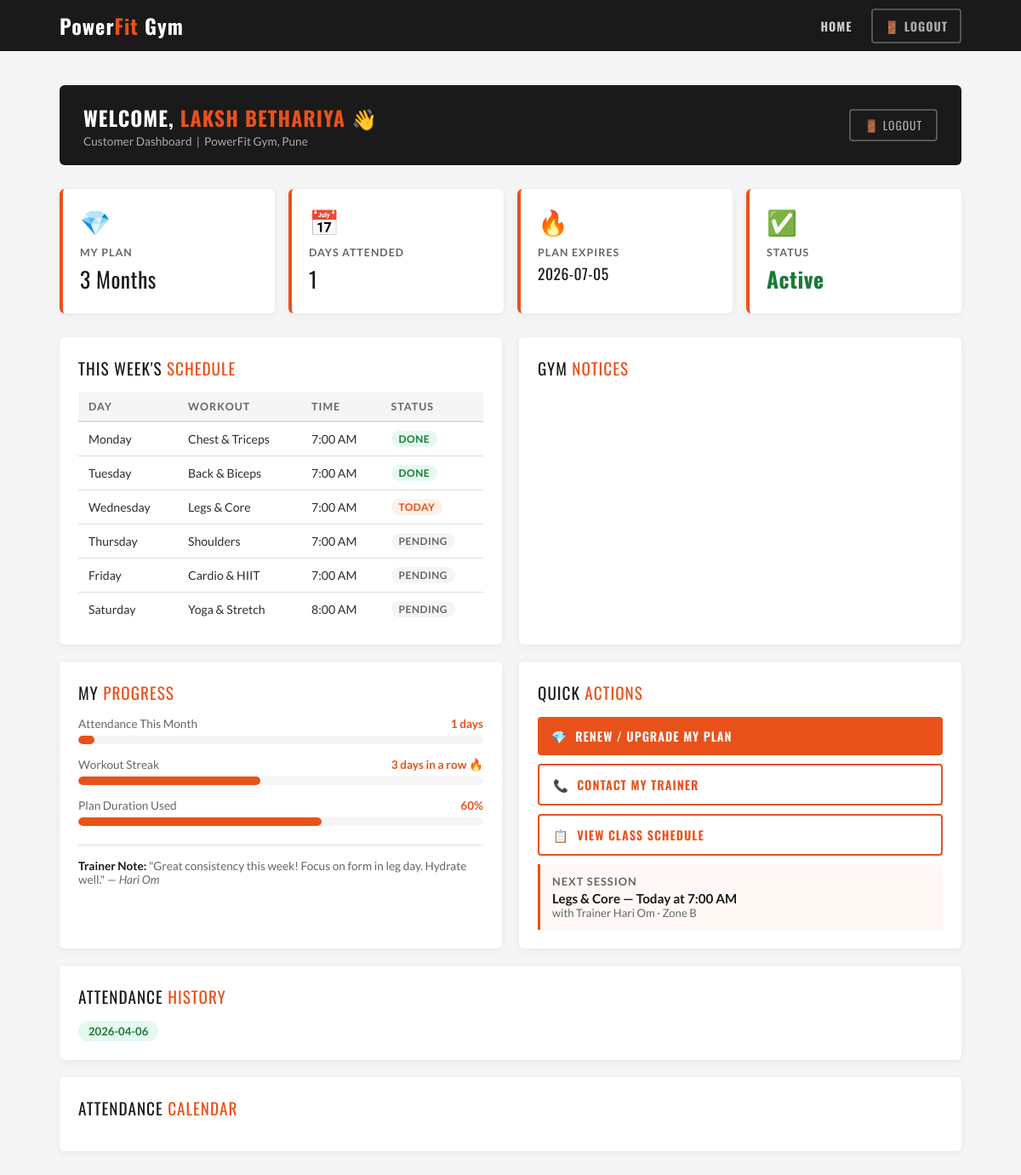
/dashboard (signed in), run on the app's committed database.
### tables this page shows
CREATE TABLE members(
        id INTEGER PRIMARY KEY AUTOINCREMENT,
        name TEXT,
        age INTEGER,
        plan TEXT,
        joining_date TEXT,
        expiry_date TEXT,
        status TEXT
    );

CREATE TABLE attendance(
        id INTEGER PRIMARY KEY AUTOINCREMENT,
        member_name TEXT,
        date TEXT
    );

### main.py (the view)
@app.route('/dashboard')
def dashboard():
    if 'user' not in session:
        return redirect('/?page=login')
    conn = sqlite3.connect("gym.db")
    cursor = conn.cursor()
    cursor.execute("SELECT * FROM members WHERE name=?", (session['user'],))
    member = cursor.fetchone()
    cursor.execute("SELECT date FROM attendance WHERE member_name=?", (session['user'],))
    attendance = cursor.fetchall()
    conn.close()
    if not member:
        session.clear()
        return redirect('/?page=login&error=1')
    return render_template("dashboard.html", member=member, attendance=attendance)

### templates/dashboard.html (shortened to what this page needs)
<!DOCTYPE html>
<html lang="en">
<head>
  <link href="https://cdn.jsdelivr.net/npm/fullcalendar@6.1.8/index.global.min.css" rel="stylesheet">
  <link rel="stylesheet" href="{{ url_for('static', filename='css/base.css') }}">
</head>
<body>
<nav>
  <div class="nav-inner">
    <div class="logo">Power<span>Fit</span> Gym</div>
    <div class="nav-links">
      <a href="/">Home</a>
      <a href="/logout" class="nav-logout">🚪 Logout</a>
    </div>
  </div>
</nav>
<div class="dash-bg">
  <div class="container">
    <div class="dash-header-bar">
      <div>
        <h2>Welcome, <span>{{ member[1] }}</span> 👋</h2>
        <p>Customer Dashboard &nbsp;|&nbsp; PowerFit Gym, Pune</p>
      </div>
      <a href="/logout" class="dash-logout">🚪 Logout</a>
    </div>
    <div class="dash-cards">
      <div class="dash-card">
        <div class="dash-card-icon">💎</div>
        <div class="dash-card-label">My Plan</div>
        <div class="dash-card-value">{{ member[3] }}</div>
      </div>
      <div class="dash-card">
        <div class="dash-card-icon">📅</div>
        <div class="dash-card-label">Days Attended</div>
        <div class="dash-card-value">{{ attendance|length }}</div>
      </div>
      <div class="dash-card">
        <div class="dash-card-icon">🔥</div>
        <div class="dash-card-label">Plan Expires</div>
        <div class="dash-card-value" style="font-size:1.1rem;">{{ member[5] }}</div>
      </div>
      <div class="dash-card">
        <div class="dash-card-icon">
          {% if member[6] == 'active' %}✅{% elif member[6] == 'expired' %}❌{% else %}⏳{% endif %}
        </div>
        <div class="dash-card-label">Status</div>
        <div class="dash-card-value">
          {% if member[6] == 'active' %}<span class="status-active">Active</span>
          {% elif member[6] == 'expired' %}<span class="status-expired">Expired</span>
          {% else %}<span class="status-pending">{{ member[6]|capitalize }}</span>{% endif %}
        </div>
      </div>
    </div>
    <div class="dash-row">
      <div class="dash-box" style="margin-bottom:0;">
        <div class="dash-section-title">This Week's <span>Schedule</span></div>
        <table class="schedule-table">
          <thead><tr><th>Day</th><th>Workout</th><th>Time</th><th>Status</th></tr></thead>
          <tbody>
            <tr><td>Monday</td><td>Chest &amp; Triceps</td><td>7:00 AM</td><td><span class="badge badge-green">Done</span></td></tr>
            <tr><td>Tuesday</td><td>Back &amp; Biceps</td><td>7:00 AM</td><td><span class="badge badge-green">Done</span></td></tr>
            <tr><td>Wednesday</td><td>Legs &amp; Core</td><td>7:00 AM</td><td><span class="badge badge-orange">Today</span></td></tr>
            <tr><td>Thursday</td><td>Shoulders</td><td>7:00 AM</td><td><span class="badge badge-grey">Pending</span></td></tr>
            <tr><td>Friday</td><td>Cardio &amp; HIIT</td><td>7:00 AM</td><td><span class="badge badge-grey">Pending</span></td></tr>
            <tr><td>Saturday</td><td>Yoga &amp; Stretch</td><td>8:00 AM</td><td><span class="badge badge-grey">Pending</span></td></tr>
          </tbody>
        </table>
      </div>
      <div class="dash-box" style="margin-bottom:0;">
        <div class="dash-section-title">Gym <span>Notices</span></div>
      </div>
    </div>
    <div class="dash-row">
      <div class="dash-box" style="margin-bottom:0;">
        <div class="dash-section-title">My <span>Progress</span></div>
        <div style="display:flex;flex-direction:column;gap:16px;">
          <div>
            <div style="display:flex;justify-content:space-between;font-size:0.85rem;color:var(--mid);margin-bottom:6px;"><span>Attendance This Month</span><span style="color:var(--orange);font-weight:700;">{{ attendance|length }} days</span></div>
            <div class="progress-bar-wrap"><div class="progress-bar-fill" style="width:{{ [attendance|length * 4, 100]|min }}%;"></div></div>
          </div>
          <div>
            <div style="display:flex;justify-content:space-between;font-size:0.85rem;color:var(--mid);margin-bottom:6px;"><span>Workout Streak</span><span style="color:var(--orange);font-weight:700;">3 days in a row 🔥</span></div>
            <div class="progress-bar-wrap"><div class="progress-bar-fill" style="width:45%;"></div></div>
          </div>
          <div>
            <div style="display:flex;justify-content:space-between;font-size:0.85rem;color:var(--mid);margin-bottom:6px;"><span>Plan Duration Used</span><span style="color:var(--orange);font-weight:700;">60%</span></div>
            <div class="progress-bar-wrap"><div class="progress-bar-fill" style="width:60%;"></div></div>
          </div>
        </div>
        <div style="margin-top:22px;padding-top:16px;border-top:1px solid var(--border);font-size:0.85rem;color:var(--mid);">
          <strong style="color:var(--black);">Trainer Note:</strong> "Great consistency this week! Focus on form in leg day. Hydrate well." — <em>Hari Om</em>
        </div>
      </div>
      <div class="dash-box" style="margin-bottom:0;">
        <div class="dash-section-title">Quick <span>Actions</span></div>
        <a href="/" class="q-btn q-btn-fill">💎 &nbsp;Renew / Upgrade My Plan</a>
        <a href="/" class="q-btn q-btn-outline">📞 &nbsp;Contact My Trainer</a>
        <a href="/" class="q-btn q-btn-outline">📋 &nbsp;View Class Schedule</a>
        <div style="margin-top:10px;background:#fff8f5;border-left:3px solid var(--orange);padding:12px 14px;border-radius:0 4px 4px 0;">
          <div style="font-size:0.8rem;font-weight:700;text-transform:uppercase;letter-spacing:1px;color:var(--mid);margin-bottom:3px;">Next Session</div>
          <div style="font-size:0.95rem;font-weight:700;color:var(--black);">Legs &amp; Core — Today at 7:00 AM</div>
          <div style="font-size:0.82rem;color:var(--mid);">with Trainer Hari Om · Zone B</div>
        </div>
      </div>
    </div>
    <div class="dash-box">
      <div class="dash-section-title">Attendance <span>History</span></div>
      <div class="att-chips">
        {% for a in attendance %}
          <span class="att-chip attendance-date">{{ a[0] }}</span>
        {% endfor %}
      </div>
    </div>
    <div class="dash-box">
      <div class="dash-section-title">Attendance <span>Calendar</span></div>
    </div>
  </div>
</div>
</body>
</html>

### static/css/base.css (style rules this page uses)
*, *::before, *::after { box-sizing: border-box; margin: 0; padding: 0; }
:root { --orange: #e8521a; --orange-dark: #c0410f; --black: #1a1a1a; --dark: #2d2d2d; --grey: #f5f5f5; --mid: #666; --white: #ffffff; --border: #ddd; --font-head: 'Oswald', sans-serif; --font-body: 'Lato', sans-serif; }
body { font-family: var(--font-body); color: var(--black); background: var(--white); margin: 0; }
a { text-decoration: none; color: inherit; }
nav { background: var(--black); position: sticky; top: 0; z-index: 100; }
.nav-inner { max-width: 1100px; margin: 0 auto; display: flex; align-items: center; justify-content: space-between; padding: 0 20px; height: 60px; }
.logo { font-family: var(--font-head); font-size: 1.5rem; font-weight: 700; color: var(--white); letter-spacing: 1px; }
.logo span { color: var(--orange); }
.nav-links { display: flex; gap: 8px; align-items: center; }
.nav-links a { color: #ccc; font-size: 0.88rem; font-weight: 700; padding: 8px 14px; border-radius: 4px; font-family: var(--font-head); letter-spacing: 1px; text-transform: uppercase; transition: background 0.2s, color 0.2s; }
.nav-links a.nav-logout { border: 2px solid #555; color: #aaa; }
.container { max-width: 1100px; margin: 0 auto; padding: 0 20px; }

### data on the page
members: name "LAKSH BETHARIYA", plan "3 Months", expiry_date "2026-07-05"
attendance: date "2026-04-06"

### other printed values
{{ attendance|length }} "1"
